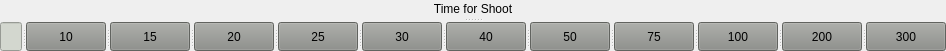
   <widget class="QSplitter" name="splitter_6">
    <property name="geometry">
     <rect>
      <x>20</x>
      <y>90</y>
      <width>381</width>
      <height>51</height>
     </rect>
    </property>
    <property name="orientation">
     <enum>Qt::Vertical</enum>
    </property>
    <widget class="QLabel" name="label_2">
     <property name="layoutDirection">
      <enum>Qt::LeftToRight</enum>
     </property>
     <property name="styleSheet">
      <string notr="true">color:black;</string>
     </property>
     <property name="text">
      <string>Time for Shoot</string>
     </property>
     <property name="alignment">
      <set>Qt::AlignCenter</set>
     </property>
    </widget>
    <widget class="QSplitter" name="splitter_5">
     <property name="orientation">
      <enum>Qt::Horizontal</enum>
     </property>
     <widget class="QLineEdit" name="time_edit">
      <property name="styleSheet">
       <string notr="true">background-color:rgb(211, 215, 207);</string>
      </property>
     </widget>
     <widget class="QPushButton" name="p10">
      <property name="styleSheet">
       <string notr="true">QPushButton{
background-color:rgb(136, 138, 133);
color:black;
}</string>
      </property>
      <property name="text">
       <string>10</string>
      </property>
     </widget>
     <widget class="QPushButton" name="p15">
      <property name="styleSheet">
       <string notr="true">QPushButton{
background-color:rgb(136, 138, 133);
color:black;
}</string>
      </property>
      <property name="text">
       <string>15</string>
      </property>
     </widget>
     <widget class="QPushButton" name="p20">
      <property name="styleSheet">
       <string notr="true">QPushButton{
background-color:rgb(136, 138, 133);
color:black;
}</string>
      </property>
      <property name="text">
       <string>20</string>
      </property>
     </widget>
     <widget class="QPushButton" name="p25">
      <property name="styleSheet">
       <string notr="true">QPushButton{
background-color:rgb(136, 138, 133);
color:black;
}</string>
      </property>
      <property name="text">
       <string>25</string>
      </property>
     </widget>
     <widget class="QPushButton" name="p30">
      <property name="styleSheet">
       <string notr="true">QPushButton{
background-color:rgb(136, 138, 133);
color:black;
}</string>
      </property>
      <property name="text">
       <string>30</string>
      </property>
     </widget>
     <widget class="QPushButton" name="p40">
      <property name="styleSheet">
       <string notr="true">QPushButton{
background-color:rgb(136, 138, 133);
color:black;
}</string>
      </property>
      <property name="text">
       <string>40</string>
      </property>
     </widget>
     <widget class="QPushButton" name="p50">
      <property name="styleSheet">
       <string notr="true">QPushButton{
background-color:rgb(136, 138, 133);
color:black;
}</string>
      </property>
      <property name="text">
       <string>50</string>
      </property>
     </widget>
     <widget class="QPushButton" name="p75">
      <property name="styleSheet">
       <string notr="true">QPushButton{
background-color:rgb(136, 138, 133);
color:black;
}</string>
      </property>
      <property name="text">
       <string>75</string>
      </property>
     </widget>
     <widget class="QPushButton" name="p100">
      <property name="styleSheet">
       <string notr="true">QPushButton{
background-color:rgb(136, 138, 133);
color:black;
}</string>
      </property>
      <property name="text">
       <string>100</string>
      </property>
     </widget>
     <widget class="QPushButton" name="p200">
      <property name="styleSheet">
       <string notr="true">QPushButton{
background-color:rgb(136, 138, 133);
color:black;
}</string>
      </property>
      <property name="text">
       <string>200</string>
      </property>
     </widget>
     <widget class="QPushButton" name="p300">
      <property name="styleSheet">
       <string notr="true">QPushButton{
background-color:rgb(136, 138, 133);
color:black;
}</string>
      </property>
      <property name="text">
       <string>300</string>
      </property>
     </widget>
    </widget>
   </widget>
